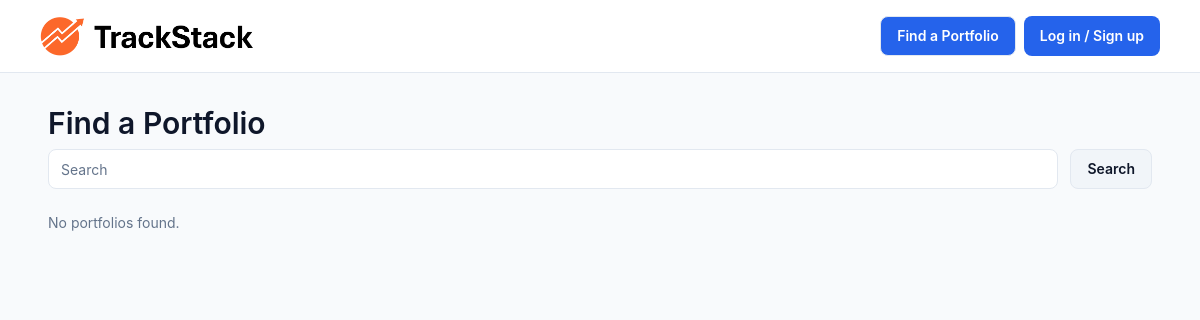
The page /portfolios/explore/ on the database as committed earlier.
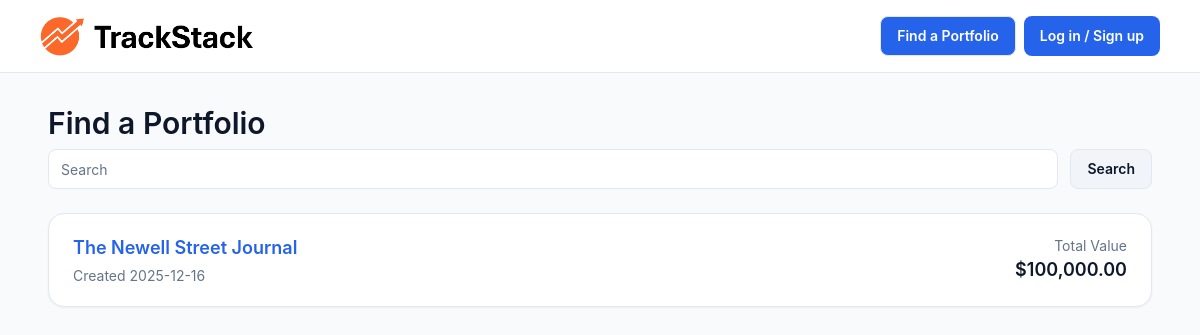
The same page on the database as committed later.
### portfolios/models.py (models this page shows, shortened)
class Portfolio(models.Model):
    user = models.OneToOneField(
        User, on_delete=models.CASCADE, related_name="portfolio"
    )
    name = models.CharField(max_length=100)
    substack_url = models.URLField(unique=True, blank=True, null=True)
    short_description = models.CharField(max_length=200, blank=True, null=True)
    cash_balance = models.DecimalField(
        max_digits=20,
        decimal_places=2,
        default=Decimal("100000.00"),
        validators=[MinValueValidator(0)],
    )
    holdings = JSONField(default=dict)
    benchmarks = JSONField(default=list)
    is_private = models.BooleanField(default=False)
    created_at = models.DateTimeField(auto_now_add=True)

### portfolios/views.py (the view)
# urls.py: path("explore/", views.PortfolioExploreView.as_view(), name="portfolio-explore"),
class PortfolioExploreView(ListView):
    model = Portfolio
    template_name = "portfolios/portfolio_explore.html"
    context_object_name = "portfolios"
    def get_queryset(self):
        qs = Portfolio.objects.all()
        query = self.request.GET.get("q")
        if query:
            qs = qs.filter(Q(name__icontains=query) | Q(substack_url__icontains=query))
        return qs.order_by("-created_at")
    def get_context_data(self, **kwargs):
        ctx = super().get_context_data(**kwargs)
        for p in ctx["portfolios"]:
            snap = p.snapshots.order_by("-timestamp").first()
            if snap:
                p.total_value_cached = snap.total_value
            else:
                p.total_value_cached = p.cash_balance
        ctx["search_query"] = self.request.GET.get("q", "")
        return ctx

### templates/portfolios/portfolio_explore.html (shortened to what this page needs)
{% extends "portfolios/base.html" %}
{% load humanize %}
{% block content %}
<div class="space-y-6">
  <div class="flex flex-col gap-2">
    <h1 class="text-3xl font-semibold">Find a Portfolio</h1>
    <form method="get" class="flex flex-col gap-3 sm:flex-row">
      <input type="text" name="q" class="input sm:flex-1" placeholder="Search" value="{{ search_query }}">
      <button class="btn-secondary sm:w-auto" type="submit">Search</button>
    </form>
  </div>
  <div class="space-y-3">
    {% for p in portfolios %}
      <div class="card">
        <div class="card-content flex flex-col gap-3 sm:flex-row sm:items-center sm:justify-between">
          <div>
            <h5 class="text-lg font-semibold mb-1"><a href="{% url 'portfolios:portfolio-public-detail' p.pk %}">{{ p.name }}</a></h5>
            <div class="muted">Created {{ p.created_at|date:"Y-m-d" }}</div>
          </div>
          <div class="text-right">
            <div class="muted">Total Value</div>
            <div class="text-lg font-semibold">${{ p.total_value_cached|floatformat:2|intcomma }}</div>
          </div>
        </div>
      </div>
    {% empty %}
      <p class="muted">No portfolios found.</p>
    {% endfor %}
  </div>
</div>
{% endblock %}

Rows that differ between the two databases and show on the page:
added Portfolio: name "The Newell Street Journal", created_at "2025-12-16", total_value_cached "100,000.00"
Other text that changed with them:
text no longer shown: "No portfolios found."
